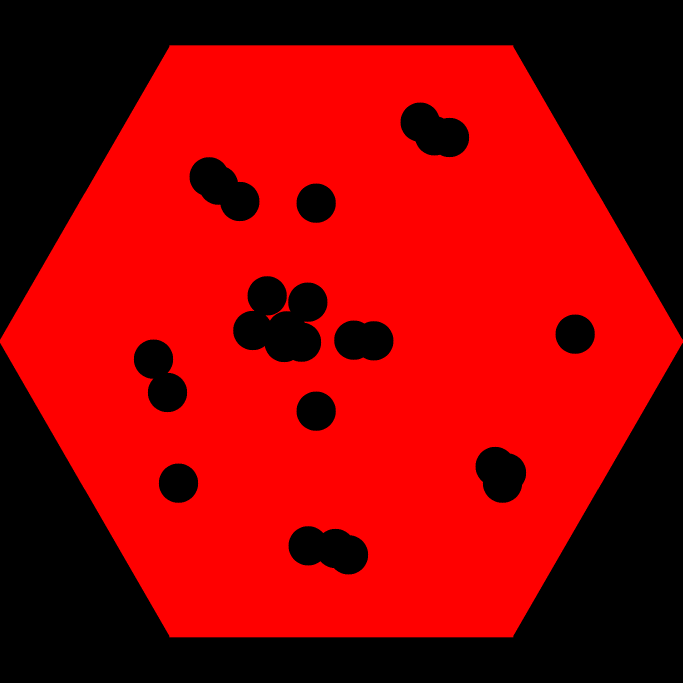
#> input picture rdz_template.png, 2048 x 2048 px (shown at 1/3 size)
$ python 2_build_rdz_and_ranges.py
#> lines starting #> are read from the running program, lines starting #| are printed output that depends on the picture
import asyncio
import aiohttp
import cv2
import os
import json
import numpy as np
import time

M_TO_PX = 1776 / 1890
RADIUS = 50 * M_TO_PX

BASES = [45, 56, 57, 58]

# CHOOSE ONLINE SERVER WITH ALL REGIONS ACTIVE FOR API DATA, OTHERWISE SCRIPT WILL FAIL
# BASE_URL = "https://war-service-live.foxholeservices.com/api/worldconquest/maps" # ABLE
BASE_URL = "https://war-service-live-2.foxholeservices.com/api/worldconquest/maps" # BAKER/PRE-PATCH
# BASE_URL = "https://war-service-live-3.foxholeservices.com/api/worldconquest/maps" # CHARLIE
# BASE_URL = "https://war-service-dev.foxholeservices.com/api/worldconquest/maps" # DEVBRANCH

REGION_URL = f"{BASE_URL}/{{}}/dynamic/public"

RANGE_ICON_TEMPLATES = {
    28: "templates/obs.png",
    35: "templates/sh.png",
    45: "templates/th.png",
    56: "templates/th.png",
    57: "templates/th.png",
    58: "templates/th.png",
    84: "templates/mh.png",
    53: "templates/cg.png",
}

with open("regions_centre.json", "r") as f:
#> (reads regions_centre.json from the repository)
    CENTRES = json.load(f)

# [53 lines left out: functions unnorm, blend, apply_template_batch, not called in this run]

async def fetch_with_retry(session, url, retries=3, timeout=10):
    for attempt in range(retries):
        try:
            async with session.get(url, timeout=aiohttp.ClientTimeout(total=timeout)) as response:
                if response.status == 200:
                    return await response.json()
        except Exception:
            if attempt == retries - 1:
                return None
    return None

async def fetch_regions(session):
    data = await fetch_with_retry(session, BASE_URL)
    return data if data else []

async def fetch_region_data(session, region):
    url = REGION_URL.format(region)
    return region, await fetch_with_retry(session, url)

async def main(ignore_bases=False, ignore_sh=False, ignore_mh=False,
               ignore_obs=False, ignore_cg=False):
    total_start = time.time()

    os.makedirs("output/RDZ", exist_ok=True)
    os.makedirs("output/Ranges", exist_ok=True)

    rdz_template = cv2.imread("rdz_template.png", cv2.IMREAD_UNCHANGED)
    if rdz_template is None:
        raise FileNotFoundError("rdz_template.png not found")
    cv2.imwrite("output/RDZ/HomeRegionW_RDZ.png", rdz_template)
    cv2.imwrite("output/RDZ/HomeRegionC_RDZ.png", rdz_template)
    zr = np.zeros_like(rdz_template)
    cv2.imwrite("output/Ranges/HomeRegionW_ranges.png", zr)
    cv2.imwrite("output/Ranges/HomeRegionC_ranges.png", zr)

    print("\nLoading templates...")
    template_cache = {}
    range_templates = {}
    for icon_type, path in RANGE_ICON_TEMPLATES.items():
        if ignore_bases and icon_type in BASES:
            continue
        if ignore_sh and icon_type == 35:
            continue
        if ignore_mh and icon_type == 84:
            continue
        if ignore_obs and icon_type == 28:
            continue
        if ignore_cg and icon_type == 53:
            continue

        if path not in template_cache:
            img = cv2.imread(path, cv2.IMREAD_UNCHANGED)
            if img is None:
                raise FileNotFoundError(f"{path} not found")
            template_cache[path] = img
        range_templates[icon_type] = template_cache[path]

    mask = cv2.imread("mask.png", cv2.IMREAD_GRAYSCALE)
    if mask is None:
        raise FileNotFoundError("mask.png not found")

    async with aiohttp.ClientSession() as session:
        print("\nFetching regions list...")
        regions = await fetch_regions(session)
        total_regions = len(regions)
        print(f"Found {total_regions} regions")

        print("\nFetching region data...")
        tasks = [fetch_region_data(session, region) for region in regions]
        results = await asyncio.gather(*tasks)
        print(f"Fetched data for {total_regions} regions")

        processed_regions = {"homeregionw", "homeregionc"}

        print("\nProcessing regions...")
        t1 = time.time()
        processed_count = 0

        for region, data in results:
            if data is None or "mapItems" not in data:
                continue

            processed_count += 1
            print(f"  {processed_count}/{total_regions}", end="\r")

            processed_regions.add(region.lower())

            rdz_img = rdz_template.copy()
            ranges_img = np.zeros((2048, 2048, 4), dtype=np.uint8)

            coords_by_type = {35: [], 45: [], 56: [], 57: [], 58: [], 28: [], 84: [], 53: []}

            for item in data["mapItems"]:
                icon_type = item.get("iconType")
                x, y = unnorm(item["x"], item["y"])
                x_int, y_int = int(round(x)), int(round(y))

                if icon_type in BASES and not ignore_bases:
                    cv2.circle(rdz_img, (x_int, y_int), int(RADIUS), (0, 0, 0), -1)

                if icon_type in coords_by_type:
                    coords_by_type[icon_type].append((x_int, y_int))

            if not ignore_sh and 35 in range_templates:
                apply_template_batch(ranges_img, range_templates[35],
                                     coords_by_type[35])

            if not ignore_bases:
                for icon_type in [45, 56, 57, 58]:
                    if icon_type not in range_templates:
                        continue
                    apply_template_batch(ranges_img, range_templates[icon_type],
                                         coords_by_type[icon_type])

            if not ignore_obs and 28 in range_templates:
                apply_template_batch(ranges_img, range_templates[28],
                                     coords_by_type[28])

            if not ignore_mh and 84 in range_templates:
                apply_template_batch(ranges_img, range_templates[84],
                                     coords_by_type[84])

            if not ignore_cg and 53 in range_templates:
                cg_img = np.zeros((2048, 2048, 4), dtype=np.uint8)
                apply_template_batch(cg_img, range_templates[53],
                                     coords_by_type[53])
                landscape_path = f"Baked-Mesh-Map/IDLandscape/{region}_id_Landscape.png"
                if os.path.exists(landscape_path):
                    landscape = cv2.imread(landscape_path, cv2.IMREAD_UNCHANGED)
                    if landscape is not None:
                        water_mask = (landscape[:, :, 0] > 100).astype(np.uint8) * 255
                        cg_img[:, :, 3] = cv2.bitwise_and(cg_img[:, :, 3], water_mask)

                blend(ranges_img, cg_img)

            ranges_img[:, :, 3] = cv2.bitwise_and(ranges_img[:, :, 3], mask)

            cv2.imwrite(f"output/RDZ/{region}_RDZ.png", rdz_img)
            cv2.imwrite(f"output/Ranges/{region}_ranges.png", ranges_img)

        print(f"\nProcessed {processed_count} regions in {time.time() - t1:.2f}s")

        missing_regions = set(CENTRES.keys()) - processed_regions
        if missing_regions:
            print(f"\nMissing regions ({len(missing_regions)}):")
            for region in sorted(missing_regions):
                print(f"  {region}")

    print(f"\nDone in {time.time() - total_start:.2f}s")
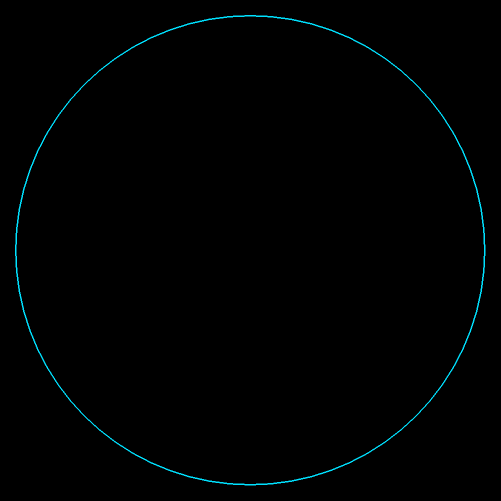
#> input picture templates/obs.png, 1001 x 1001 px (shown at 1/2 size)
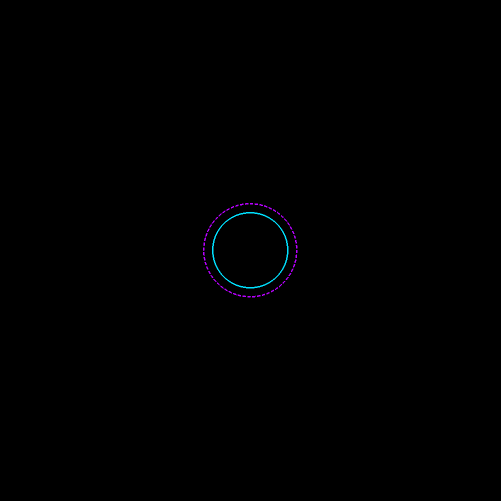
#> input picture templates/sh.png, 1001 x 1001 px (shown at 1/2 size)
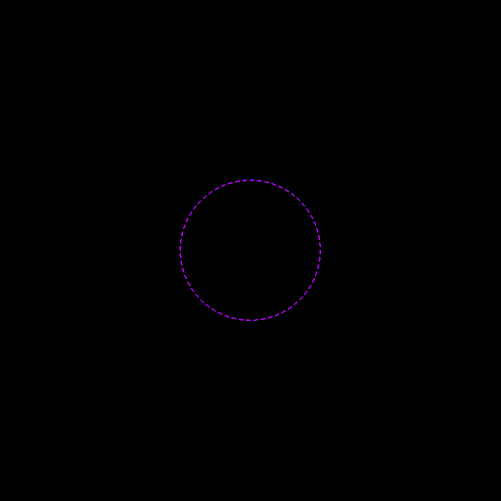
#> input picture templates/th.png, 1001 x 1001 px (shown at 1/2 size)
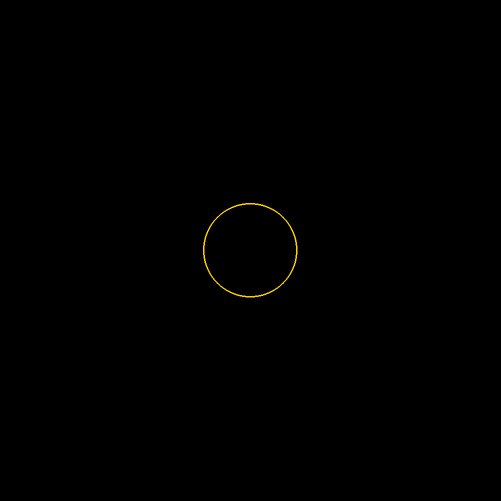
#> input picture templates/mh.png, 1001 x 1001 px (shown at 1/2 size)
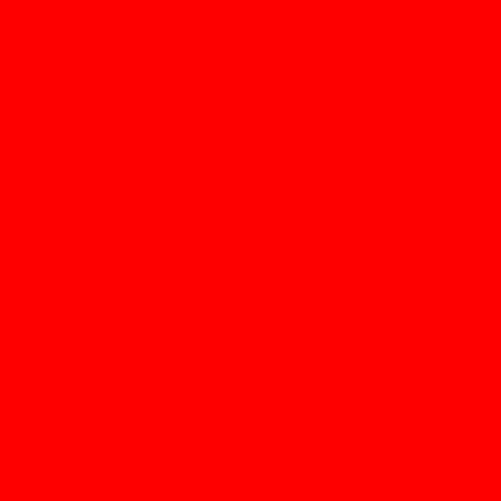
#> input picture templates/cg.png, 1001 x 1001 px (shown at 1/2 size)

if __name__ == "__main__":
#> (the run stopped early here; a loop or call above may not have finished)
